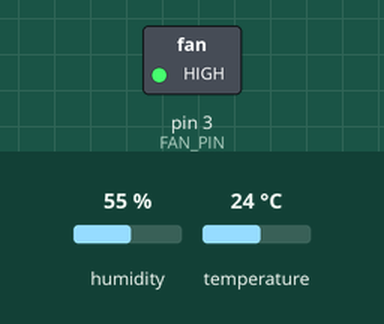
Recording of a sketch running on a simulated Arduino Uno, built with avr-gcc and run on an emulated ATmega328P. Shown: switched loads named in the sketch (green lamp = pin HIGH). The test bench sets the inputs (shaded band); at power-on: temperature 24 °C, humidity 55 %. What the sketch prints to the serial monitor is not drawn.

Above: at 2.8 s.
2.9 s: temperature set to 28 °C
9.0 s: temperature set to 31 °C
At 10.8 s:
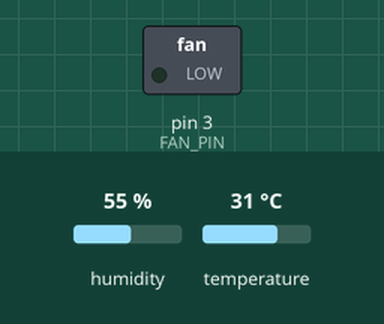
Timing chart, 0 to 12.3 s (numbered marks = the images above; inputs shaded):
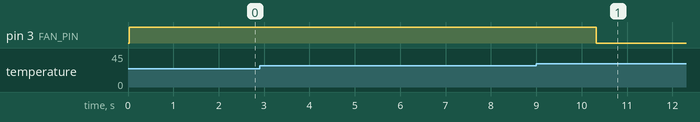

The sketch:

code.fan.ino
```cpp
#include <DHT.h>

#define DHTPIN 2          // DHT sensor connected to pin 2
#define DHTTYPE DHT11     // Use DHT11 or DHT22
#define FAN_PIN 3         // Fan control pin via relay

DHT dht(DHTPIN, DHTTYPE);

void setup() {
  Serial.begin(9600);
  dht.begin();
  pinMode(FAN_PIN, OUTPUT);
}

void loop() {
  float temp = dht.readTemperature();  // Celsius

  if (isnan(temp)) {
    Serial.println("Failed to read from DHT sensor!");
    return;
  }

  Serial.print("Temperature: ");
  Serial.print(temp);
  Serial.println(" °C");

  if (temp >= 30) {
    // You're hot → turn OFF fan (useless behavior)
    digitalWrite(FAN_PIN, LOW);  // Fan off (relay inactive)
    Serial.println("You're hot → Fan is OFF");
  } else {
    // You're cool → turn ON fan (makes no sense!)
    digitalWrite(FAN_PIN, HIGH); // Fan on
    Serial.println("You're cool → Fan is ON");
  }

  delay(000);  // Wait 2 seconds
}
```

Measured:
- the behaviour switches between 29 and 30 °C on temperature (found by bisection; images 0 and 1)
- after the input at 2.9 s, every drawn part: stays the same
- after the input at 9.0 s, pin 3 (FAN_PIN): HIGH → LOW after 1.3 s
